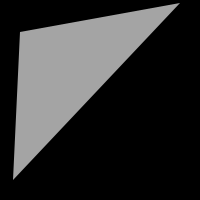
Frame 1 (no input)
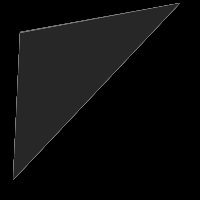
Frame 60 (the mouse pressed at the canvas centre just before this capture)
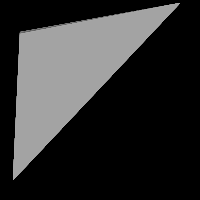
Frame 120 (the mouse held since frame 60 and released just before this capture)

The Processing sketch that drew these frames (run headless with seeded random() and noise(); from frame 60 on, the mouse is pressed at the canvas centre):

// Processing sketch: processing_174775
// ── processing_174775.pde

void setup(){
  size(200, 200);
  background(0);
}

void draw(){
  int s = second();  // Values from 0 - 59
  int m = minute();  // Values from 0 - 59
  int h = hour();    // Values from 0 - 23
  fill(random(0, 255));
  noStroke();
  triangle(20, s, m, 180, 180, h);
}
